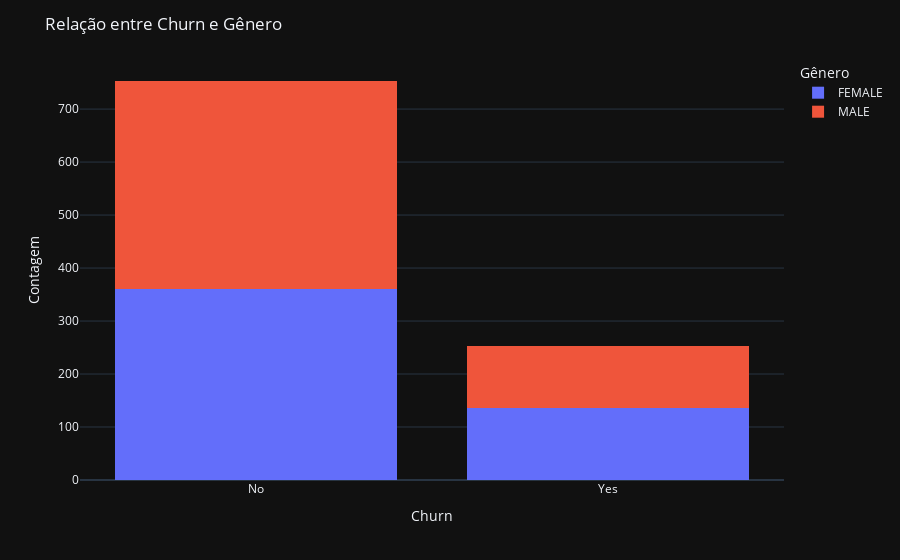

The notebook cell saved with this chart:
### Markdown cell above
Correção do Datafreme da atividade passada

### Code cell
fig = px.histogram(df, x='Churn', color='Genero', barmode='stack')

fig.update_layout(title='Relação entre Churn e Gênero',
                  xaxis_title='Churn',
                  yaxis_title='Contagem',
                  legend_title='Gênero')
fig.show()

### Figure 1 — Plotly figure (JSON) as saved in the notebook; plotly's stock layout.template omitted (floating-point values rounded to 4 significant figures; data arrays with more than 128 entries replaced by an {"elided": "..."} marker saying what was removed)
{"data": [{"bingroup": "x", "hovertemplate": "Genero=FEMALE<br>Churn=%{x}<br>count=%{y}<extra></extra>", "legendgroup": "FEMALE", "marker": {"color": "#636efa", "pattern": {"shape": ""}}, "name": "FEMALE", "orientation": "v", "showlegend": true, "x": {"elided": "496 str values"}, "xaxis": "x", "yaxis": "y", "type": "histogram"}, {"bingroup": "x", "hovertemplate": "Genero=MALE<br>Churn=%{x}<br>count=%{y}<extra></extra>", "legendgroup": "MALE", "marker": {"color": "#EF553B", "pattern": {"shape": ""}}, "name": "MALE", "orientation": "v", "showlegend": true, "x": {"elided": "510 str values"}, "xaxis": "x", "yaxis": "y", "type": "histogram"}], "layout": {"xaxis": {"anchor": "y", "domain": [0.0, 1.0], "title": {"text": "Churn"}}, "yaxis": {"anchor": "x", "domain": [0.0, 1.0], "title": {"text": "Contagem"}}, "legend": {"title": {"text": "Gênero"}, "tracegroupgap": 0}, "margin": {"t": 60}, "barmode": "stack", "title": {"text": "Relação entre Churn e Gênero"}}}
